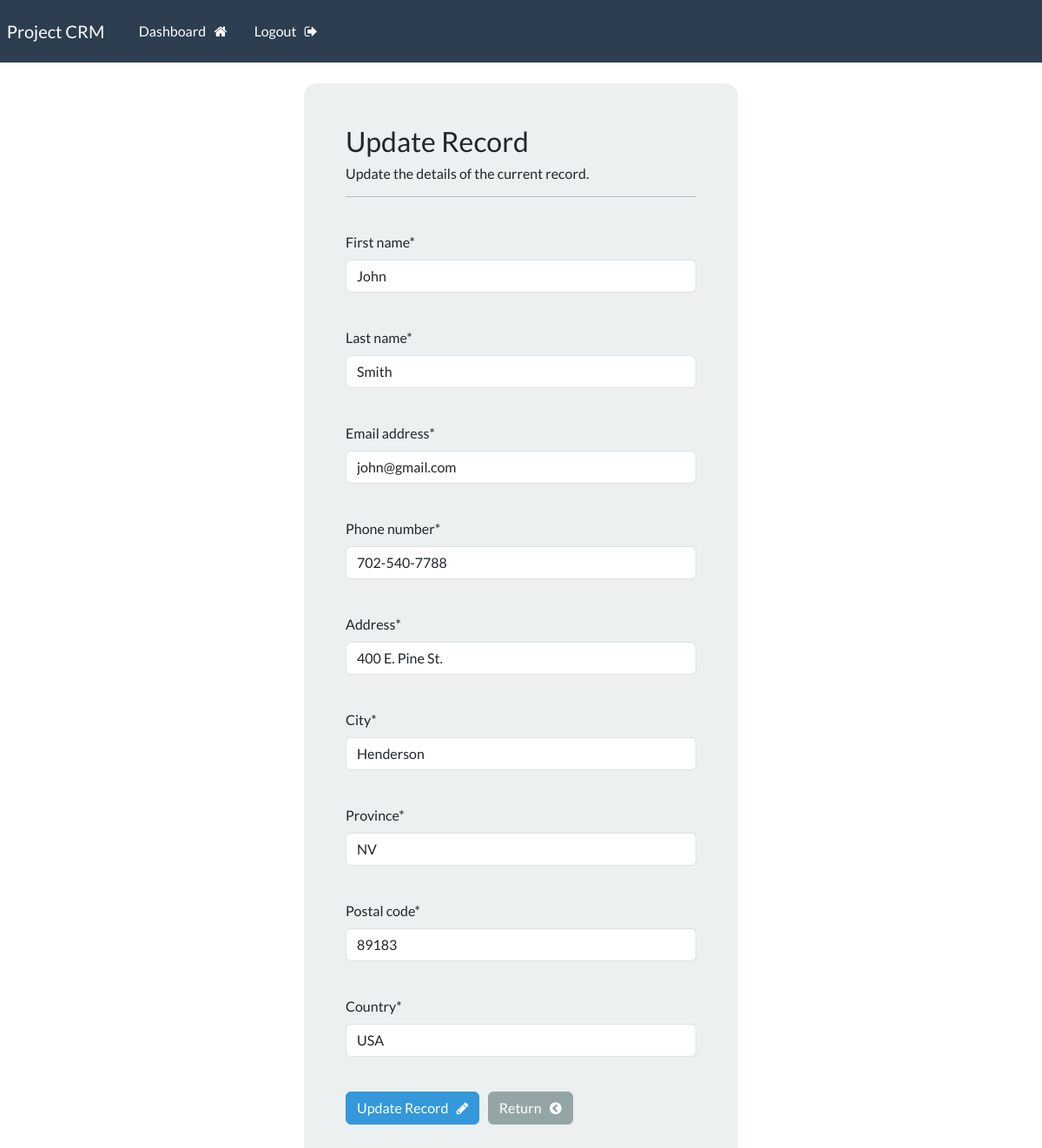
Page /update-record/4/ (signed in) on the earlier database version.
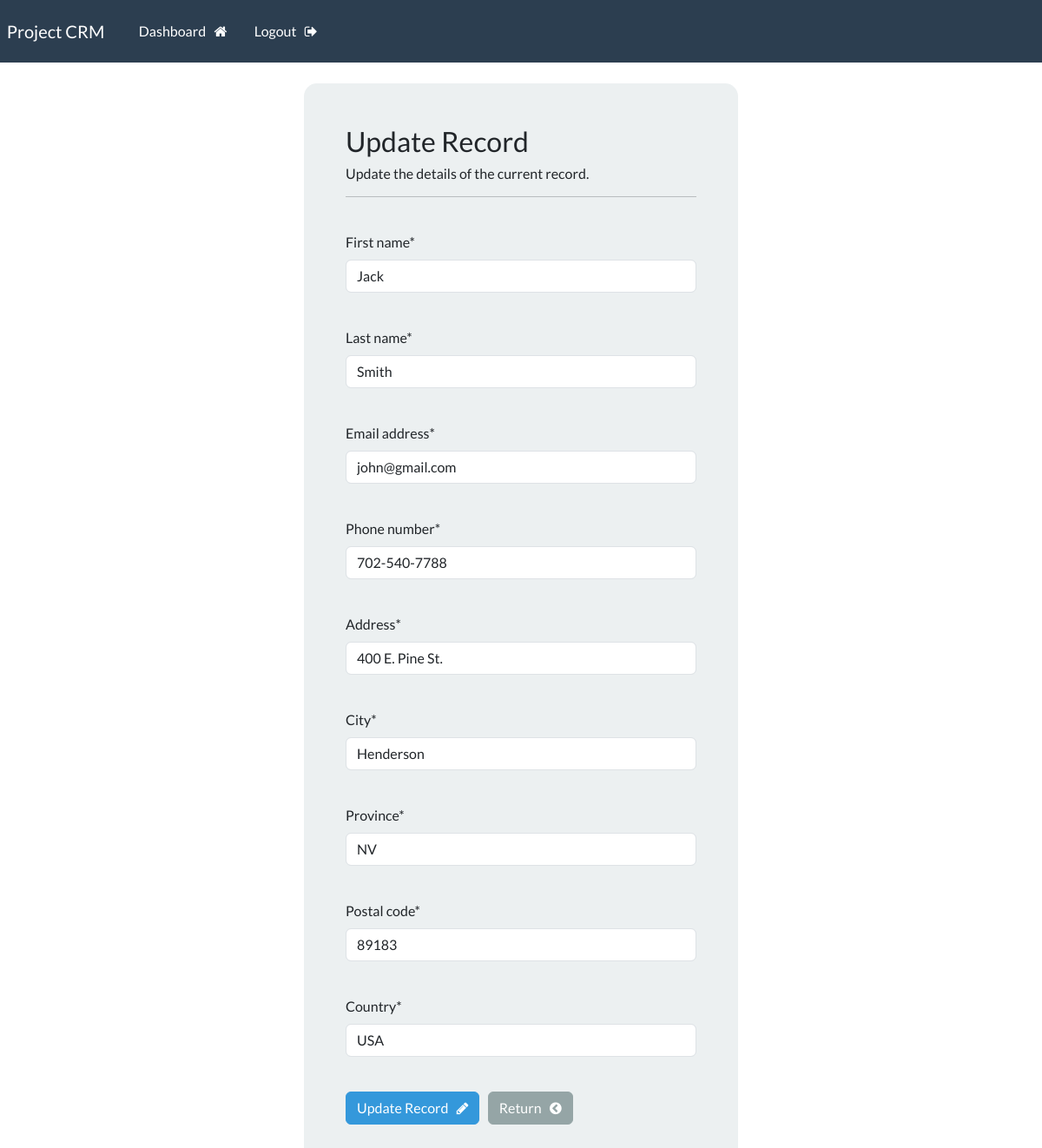
Same page on the later database version.
### webapp/models.py (models this page shows, shortened)
class Record(models.Model):
    creation_date = models.DateTimeField(auto_now_add=True)
    first_name = models.CharField(max_length=100)
    last_name = models.CharField(max_length=100)
    email_address = models.EmailField(max_length=255)
    phone_number = models.CharField(max_length=20)
    address = models.CharField(max_length=255)
    city = models.CharField(max_length=100)
    province = models.CharField(max_length=100)
    postal_code = models.CharField(max_length=10)
    country = models.CharField(max_length=100)

### webapp/views.py (the view, shortened to what this page needs)
# urls.py: path("update-record/<int:pk>/", views.update_record, name="update-record"),
@login_required(login_url="login")
def update_record(request, pk):
    record = Record.objects.get(id=pk)
    form = UpdateRecordForm(instance=record)
    context = {"form": form}
    return render(request, "webapp/update-record.html", context=context)

### webapp/forms.py
class UpdateRecordForm(forms.ModelForm):
    class Meta:
        model = Record
        fields = ['first_name', 'last_name', 'email_address', 'phone_number', 'address', 'city', 'province', 'postal_code', 'country']

### webapp/templates/webapp/update-record.html (shortened to what this page needs)
{% extends "webapp/base.html" %}
{% load crispy_forms_tags %}
{% block content %}
<body>
    <div class="container bg-light shadow-md p-5 form-layout">
        <h3>Update Record</h3>
        <h6>Update the details of the current record.</h6>
        <hr>
        <br>
        <form method="POST" autocomplete="off">
            {{ form.first_name|as_crispy_field }}
            <br>
            {{ form.last_name|as_crispy_field }}
            <br>
            {{ form.email_address|as_crispy_field }}
            <br>
            {{ form.phone_number|as_crispy_field }}
            <br>
            {{ form.address|as_crispy_field }}
            <br>
            {{ form.city|as_crispy_field }}
            <br>
            {{ form.province|as_crispy_field }}
            <br>
            {{ form.postal_code|as_crispy_field }}
            <br>
            {{ form.country|as_crispy_field }}
            <br>
            <button type="submit" class="btn btn-info">Update Record &nbsp; <i class="fa fa-pencil" aria-hidden="true"></i></button>
            <a href="{% url 'dashboard' %}" class="btn btn-secondary">Return &nbsp; <i class="fa fa-chevron-circle-left" aria-hidden="true"></i></a>
        </form>
        <br>
    </div>
    <br>
</body>
{% endblock %}

Differences in the rows shown:
changed Record "Smith": first_name "John" → "Jack"
